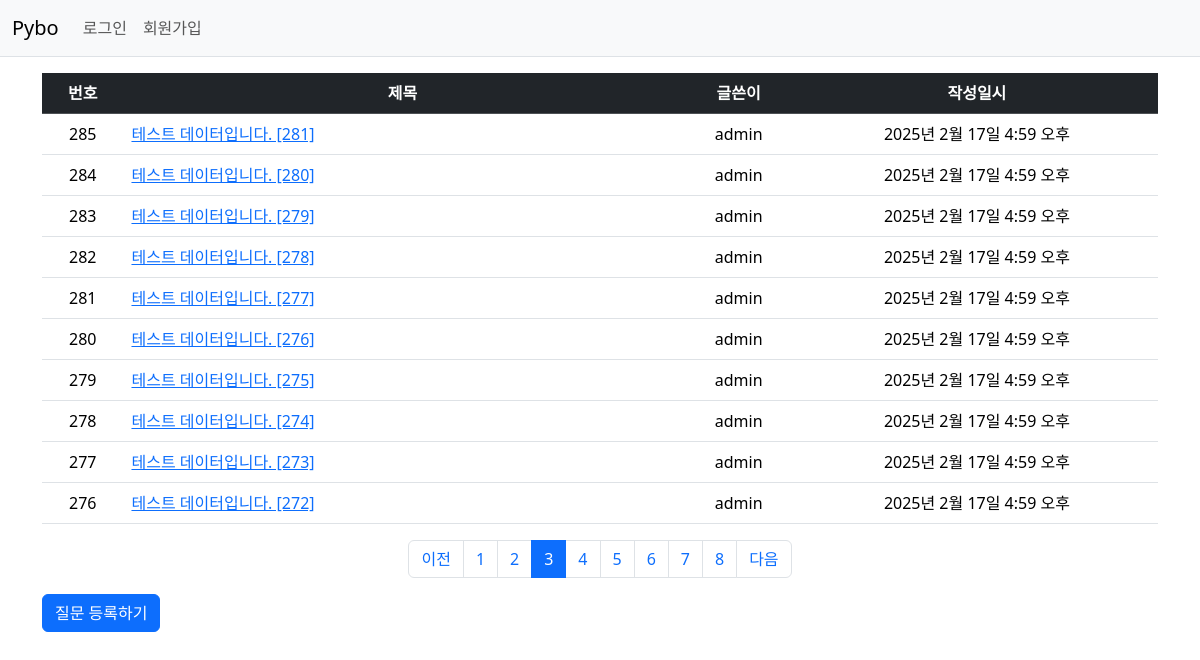
/?page=3, run on the app's committed database.
### pybo/models.py (models this page shows, shortened)
class Question(models.Model):
    author = models.ForeignKey(User, on_delete=models.CASCADE)
    subject = models.CharField(max_length=200)
    content = models.TextField()
    create_date = models.DateTimeField()
    modify_date = models.DateTimeField(null=True, blank=True)

### pybo/views.py (the view)
# urls.py: path('', views.index, name='index'),  # '/'에 해당하는 path
def index(request):
    page = request.GET.get('page', '1')  # 페이지
    question_list = Question.objects.order_by('-create_date')
    paginator = Paginator(question_list, 10)  # 페이지당 10개씩 보여주기
    page_obj = paginator.get_page(page)
    context = {'question_list': page_obj}
    return render(request, 'pybo/question_list.html', context)

### pybo/templatetags/pybo_filter.py (called while the page is built)
@register.filter
def sub(value, arg):
    return value - arg

### templates/pybo/question_list.html (shortened to what this page needs)
{% extends 'base.html' %}
{% load pybo_filter %}  #pybo_filter.py 로드
{% block content %}
<div class="container my-3">
    <table class="table">
        <thead>
        <tr class="table-dark text-center">
            <th>번호</th>
            <th style="width:50%">제목</th>
            <th>글쓴이</th>
            <th>작성일시</th>
        </tr>
        </thead>
        <tbody>
        {% if question_list %}
        {% for question in question_list %}
        <tr class="text-center">
            <td>
                {{ question_list.paginator.count|sub:question_list.start_index|sub:forloop.counter0|add:1 }}
            </td>
            <td class="text-start">
                <a href="{% url 'pybo:detail' question.id %}">{{ question.subject }}</a>
            </td>
            <td>{{ question.author.username }}</td>
            <td>{{ question.create_date }}</td>
        </tr>
        {% endfor %}
        {% else %}
        <tr>
            <td colspan="4">질문이 없습니다.</td>
        </tr>
        {% endif %}
        </tbody>
    </table>
    <ul class="pagination justify-content-center">
        {% if question_list.has_previous %}
        <li class="page-item">
            <a class="page-link" href="?page={{ question_list.previous_page_number }}">이전</a>
        </li>
        {% else %}
        <li class="page-item disabled">
            <a class="page-link" tabindex="-1" aria-disabled="true" href="#">이전</a>
        </li>
        {% endif %}
        {% for page_number in question_list.paginator.page_range %}
        {% if page_number >= question_list.number|add:-5 and page_number <= question_list.number|add:5 %}
        {% if page_number == question_list.number %}
        <li class="page-item active" aria-current="page">
            <a class="page-link" href="?page={{ page_number }}">{{ page_number }}</a>
        </li>
        {% else %}
        <li class="page-item">
            <a class="page-link" href="?page={{ page_number }}">{{ page_number }}</a>
        </li>
        {% endif %}
        {% endif %}
        {% endfor %}
        {% if question_list.has_next %}
        <li class="page-item">
            <a class="page-link" href="?page={{ question_list.next_page_number }}">다음</a>
        </li>
        {% else %}
        <li class="page-item disabled">
            <a class="page-link" tabindex="-1" aria-disabled="true" href="#">다음</a>
        </li>
        {% endif %}
    </ul>
    <a href="{% url 'pybo:question_create' %}" class="btn btn-primary"> 질문 등록하기</a>
</div>
{% endblock %}

### data on the page
Question: paginator.count|sub "285", subject "테스트 데이터입니다. [281]", author.username "admin", create_date "2025년 2월 17일 4:59 오후"
Question: paginator.count|sub "284", subject "테스트 데이터입니다. [280]", author.username "admin", create_date "2025년 2월 17일 4:59 오후"
Question: paginator.count|sub "283", subject "테스트 데이터입니다. [279]", author.username "admin", create_date "2025년 2월 17일 4:59 오후"
Question: paginator.count|sub "282", subject "테스트 데이터입니다. [278]", author.username "admin", create_date "2025년 2월 17일 4:59 오후"
Question: paginator.count|sub "281", subject "테스트 데이터입니다. [277]", author.username "admin", create_date "2025년 2월 17일 4:59 오후"
Question: paginator.count|sub "280", subject "테스트 데이터입니다. [276]", author.username "admin", create_date "2025년 2월 17일 4:59 오후"
Question: paginator.count|sub "279", subject "테스트 데이터입니다. [275]", author.username "admin", create_date "2025년 2월 17일 4:59 오후"
Question: paginator.count|sub "278", subject "테스트 데이터입니다. [274]", author.username "admin", create_date "2025년 2월 17일 4:59 오후"
Question: paginator.count|sub "277", subject "테스트 데이터입니다. [273]", author.username "admin", create_date "2025년 2월 17일 4:59 오후"
Question: paginator.count|sub "276", subject "테스트 데이터입니다. [272]", author.username "admin", create_date "2025년 2월 17일 4:59 오후"

### other printed values
{{ page_number }} "1" "2" "4" "5" "6" "7" "8"
{{ page_number }} "3"
